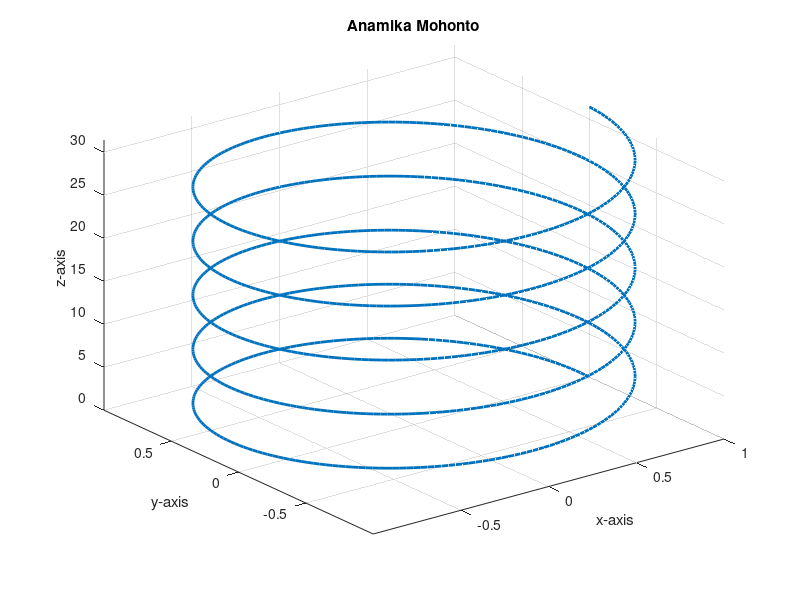

Recreate this plot in MATLAB.

t = linspace(0, 10*pi, 1000);

x = cos(t);
y = sin(t);
z = t;

figure;
plot3(x, y, z, 'LineWidth', 2);
grid on;

xlabel('x-axis');
ylabel('y-axis');
zlabel('z-axis');

title('Anamika Mohonto');

axis tight;
